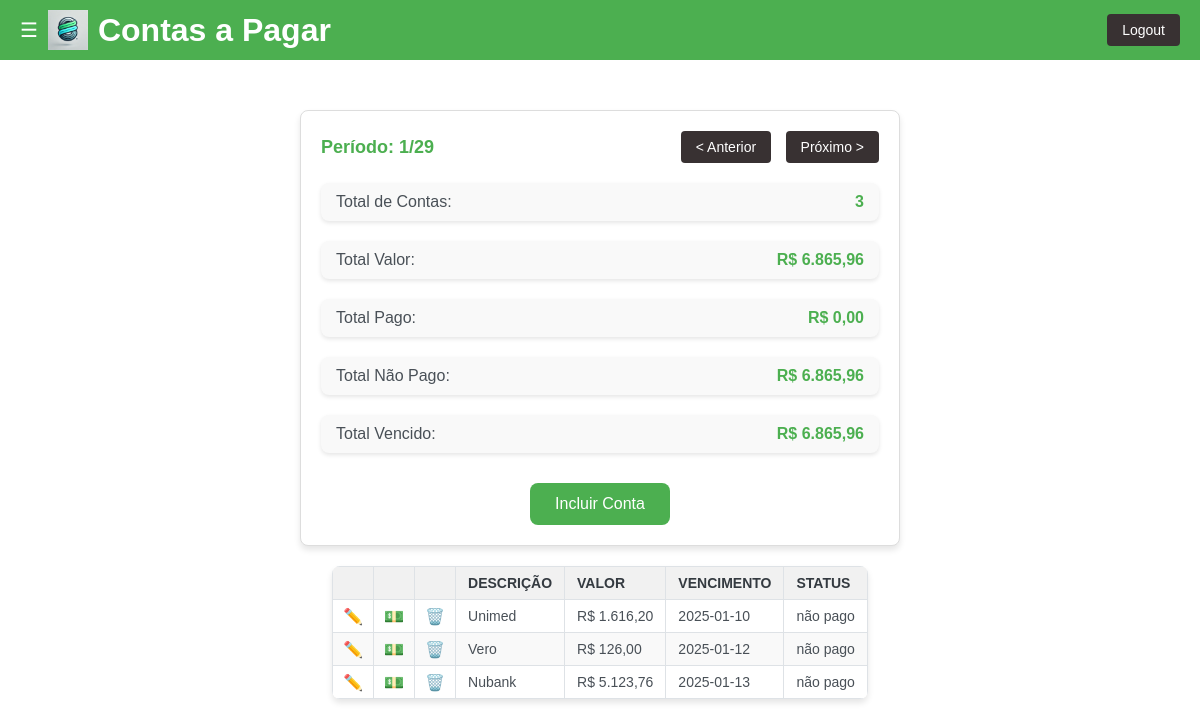
/resumo?ano=29 (signed in), run on the app's committed database.
### tables this page shows
CREATE TABLE "contas" (
	"id"	INTEGER,
	"descricao"	TEXT NOT NULL,
	"valor"	REAL NOT NULL,
	"vencimento"	DATE NOT NULL,
	"status"	TEXT DEFAULT 'não pago',
	"usuario_id"	INTEGER NOT NULL,
	"fatura_id"	INTEGER,
	PRIMARY KEY("id" AUTOINCREMENT),
	CONSTRAINT "fk_fatura" FOREIGN KEY("fatura_id") REFERENCES "fatura"("id"),
	FOREIGN KEY("usuario_id") REFERENCES "usuarios"("id")
);

### app.py (the view)
@app.route('/resumo')
def resumo():
    if 'usuario_id' not in session:
        return redirect('/')
    try:
        data_atual = datetime.now()
        mes = int(request.args.get('mes', data_atual.month))
        ano = int(request.args.get('ano', data_atual.year))
        hoje = datetime.now()
        ontem = hoje - timedelta(days=1)
        primeiro_dia_mes = f"{ano}-{mes:02d}-01"
        ultimo_dia_mes = (datetime(ano, mes, 1) + timedelta(days=31)).replace(day=1) - timedelta(days=1)
        ultimo_dia_mes = ultimo_dia_mes.strftime('%Y-%m-%d')
        conn = db_connection()
        cursor = conn.cursor()
        cursor.execute('''
            SELECT
                COUNT(*) as total_contas,
                COALESCE(SUM(valor), 0) as total_valor,
                COALESCE(SUM(CASE WHEN status = "pago" THEN valor ELSE 0 END), 0) as total_pago,
                COALESCE(SUM(CASE WHEN status = "não pago" THEN valor ELSE 0 END), 0) as total_nao_pago
            FROM contas
            WHERE (vencimento >= ?
              AND vencimento <= ?)
                OR (vencimento <= ? and status = 'não pago' and vencimento < ?)
        ''', (primeiro_dia_mes, ultimo_dia_mes, ontem, primeiro_dia_mes))
        resumo = cursor.fetchone()
        cursor.execute('''
            SELECT COALESCE(SUM(valor), 0) as total_vencido
            FROM contas
            WHERE status = "não pago"
            AND vencimento <= ?
            and vencimento <= ?
        ''', (ontem, ultimo_dia_mes))
        total_vencido = cursor.fetchone()["total_vencido"]
        cursor.execute('''
            SELECT * FROM contas
            WHERE (strftime('%Y-%m', vencimento) = strftime('%Y-%m', ?))
               OR (status = "não pago" AND vencimento < ? and vencimento <= ?)
            ORDER BY vencimento
        ''', (primeiro_dia_mes, ontem, ultimo_dia_mes))
        contas = cursor.fetchall()
        conn.close()
        return render_template(
            'resumo_contas.html',
            title='Contas a Pagar',
            mes=mes,
            ano=ano,
            total_contas=resumo['total_contas'] if resumo else 0,
            total_valor=resumo['total_valor'] if resumo else 0.0,
            total_pago=resumo['total_pago'] if resumo else 0.0,
            total_nao_pago=resumo['total_nao_pago'] if resumo else 0.0,
            total_vencido=total_vencido if total_vencido else 0.0,
            contas=contas
        )
    except Exception as e:
        print(f"Erro na rota /resumo: {e}")
        return "Erro ao carregar a página inicial.", 500

### app.py (called while the page is built)
def db_connection():
    conn = sqlite3.connect('contas.db')
    conn.row_factory = sqlite3.Row
    return conn

@app.template_filter('format_currency')
def format_currency(value):
    if value is None:
        return "R$ 0,00"
    return f"R$ {value:,.2f}".replace(",", "X").replace(".", ",").replace("X", ".")

### templates/resumo_contas.html (shortened to what this page needs)
{% extends "base.html" %}
{% block content %}
<section class="resumo">
    <div class="period">
        <p>Período: {{ mes }}/{{ ano }}</p>
        <div class="nav-buttons">
            <form action="/resumo" method="get" style="display: inline;">
                <button type="submit">&lt; Anterior</button>
            </form>
            <form action="/resumo" method="get" style="display: inline;">
                <button type="submit">Próximo &gt;</button>
            </form>
        </div>
    </div>
    <div class="totals">
        <ul class="totals-list">
            <li>Total de Contas: <span>{{ total_contas }}</span></li>
            <li>Total Valor: <span>{{ total_valor | format_currency }}</span></li>
            <li>Total Pago: <span>{{ total_pago | format_currency }}</span></li>
            <li>Total Não Pago: <span>{{ total_nao_pago | format_currency }}</span></li>
            <li>Total Vencido: <span>{{ total_vencido | format_currency }}</span></li>
        </ul>
    </div>
    <div class="button-container">
        <a href="/incluir" id="incluir-conta-btn" class="button">Incluir Conta</a>
    </div>
</section>
<section id="grid">
    <table>
        <thead>
            <tr>
                <th class="icon-column"></th>
                <th class="icon-column"></th>
                <th class="icon-column"></th>
                <th>Descrição</th>
                <th>Valor</th>
                <th>Vencimento</th>
                <th>Status</th>
            </tr>
        </thead>
        <tbody id="grid-body">
            {% for conta in contas %}
            <tr data-id="{{ conta['id'] }}">
                <td class="icon-column">
                    <a href="/editar/{{ conta['id'] }}" class="icon">
                        ✏️
                    </a>
                </td>
                <td class="icon-column">
                    <a href="#" class="icon" data-id="{{ conta['id'] }}" data-status="{{ conta['status'] }}" onclick="marcarStatus(this)">
                        {% if conta['status'] == 'pago' %} ↩️ {% else %} 💵 {% endif %}
                    </a>
                </td>
                <td class="icon-column">
                    <a href="/confirmar_exclusao/{{ conta['id'] }}" class="icon">
                        🗑️
                    </a>
                </td>
                <td>{{ conta['descricao'] }}</td>
                <td>{{ conta['valor'] | format_currency }}</td>
                <td>{{ conta['vencimento'] }}</td>
                <td>{{ conta['status'] }}</td>
            </tr>
            {% endfor %}
        </tbody>
    </table>
</section>
{% endblock %}

### static/style.css (style rules this page uses)
body { font-family: Arial, sans-serif; margin: 0; padding: 0; }
.button { background-color: #4caf50; color: white; padding: 12px 25px; border: none; border-radius: 8px; text-decoration: none; font-size: 16px; cursor: pointer; transition: background-color 0.3s ease; }
section.resumo { max-width: 600px; margin: 20px auto; text-align: center; padding: 20px; background-color: #ffffff; border: 1px solid #ddd; border-radius: 8px; box-shadow: 0px 4px 6px rgba(0, 0, 0, 0.1); }
.resumo .period { display: flex; justify-content: space-between; align-items: center; margin-bottom: 20px; }
.resumo .period p { font-size: 18px; font-weight: bold; color: #4caf50; margin: 0; }
.resumo .period .nav-buttons button { background-color: #383132; color: white; border: none; padding: 8px 15px; border-radius: 4px; font-size: 14px; cursor: pointer; margin-left: 10px; transition: background-color 0.3s ease; }
.totals { margin-bottom: 20px; }
.totals-list { list-style-type: none; padding: 0; margin: 0; display: flex; flex-direction: column; gap: 10px; }
.totals-list li { font-size: 18px; color: #495057; display: flex; justify-content: space-between; align-items: center; background-color: #f9f9f9; padding: 10px 15px; border-radius: 8px; box-shadow: 0px 2px 4px rgba(0, 0, 0, 0.1); }
#grid { display: flex; justify-content: center; margin: 20px auto; }
#grid table { width: auto; border-collapse: collapse; margin: 0 auto; box-shadow: 0px 4px 6px rgba(0, 0, 0, 0.1); background-color: #ffffff; border-radius: 8px; overflow: hidden; }
#grid table { max-width: 100%; }
#grid th, #grid td { border: 1px solid #dee2e6; padding: 8px 12px; text-align: left; font-size: 14px; }
#grid th { background-color: #f1f1f1; font-weight: bold; text-transform: uppercase; color: #343a40; }
#grid td { color: #495057; }
#grid tr:nth-child(even) { background-color: #f9f9f9; }
#grid th.icon-column, #grid td.icon-column { width: 40px; text-align: center; padding: 5px; }
.icon { margin: 0 5px; cursor: pointer; text-decoration: none; font-size: 16px; transition: color 0.3s ease; }
.button-container { text-align: center; margin-top: 20px; }
#incluir-conta-btn { display: inline-block; background-color: #4caf50; color: white; padding: 12px 25px; border: none; border-radius: 8px; font-size: 16px; text-align: center; cursor: pointer; transition: background-color 0.3s ease; text-decoration: none; }
.resumo { flex: 1; min-width: 300px; background-color: #ffffff; border: 1px solid #ddd; border-radius: 8px; box-shadow: 0px 4px 6px rgba(0, 0, 0, 0.1); padding: 20px; text-align: center; }
.totals-list { list-style: none; padding: 0; margin: 0; }
.totals-list li { font-size: 16px; display: flex; justify-content: space-between; margin-bottom: 10px; }
.totals-list span { font-weight: bold; color: #4caf50; }

### templates/base.html (style rules this page uses)
* { margin: 0; padding: 0; box-sizing: border-box; }
body { font-family: Arial, sans-serif; background-color: #ffffff; }

### data on the page
contas: descricao "Unimed", valor "R$ 1.616,20", vencimento "2025-01-10", status "não pago"
contas: descricao "Vero", valor "R$ 126,00", vencimento "2025-01-12", status "não pago"
contas: descricao "Nubank", valor "R$ 5.123,76", vencimento "2025-01-13", status "não pago"

### other printed values
{{ title }} "Contas a Pagar"
{{ mes }} "1"
{{ ano }} "29"
{{ total_contas }} "3"
{{ total_valor | format_currency }} "R$ 6.865,96"
{{ total_pago | format_currency }} "R$ 0,00"
{{ total_nao_pago | format_currency }} "R$ 6.865,96"
{{ total_vencido | format_currency }} "R$ 6.865,96"
